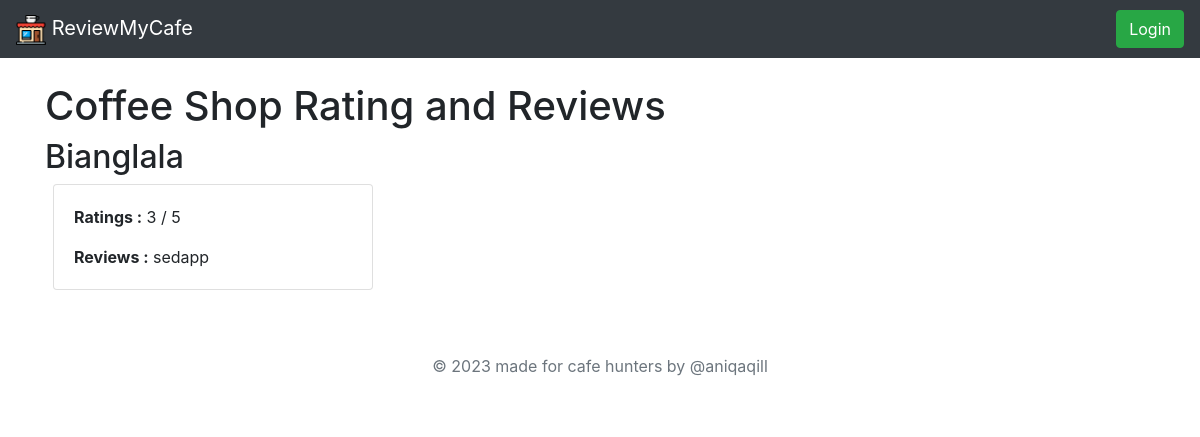
The page /shop_reviews/1/ on the database as committed earlier.
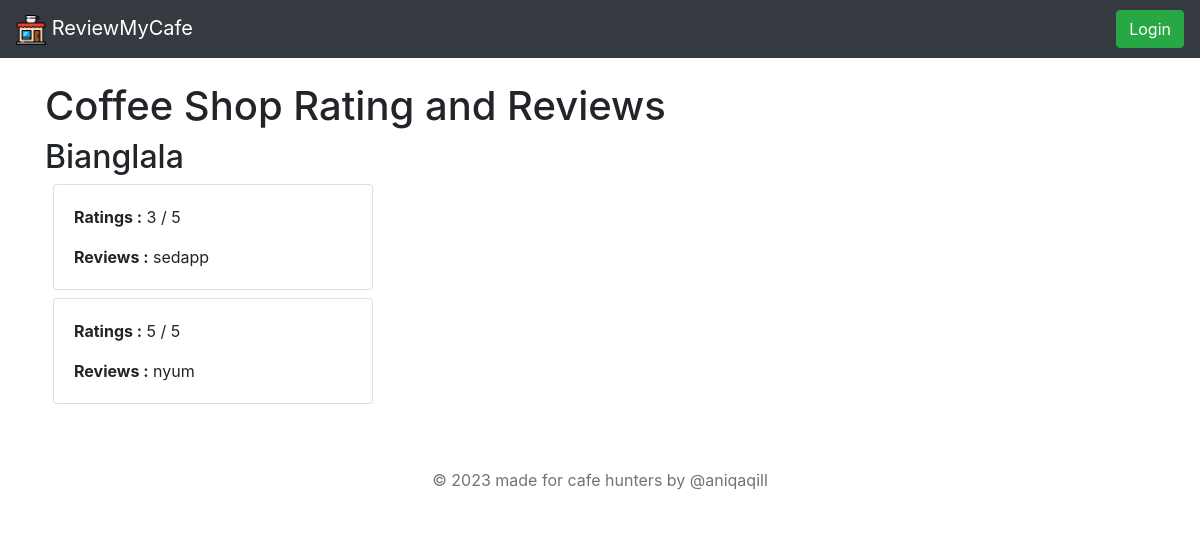
The same page on the database as committed later.
### coffeeshoplist/models.py (models this page shows)
class Rating(models.Model):
    coffee_shop = models.ForeignKey(CoffeeShop, on_delete=models.CASCADE)
    user = models.ForeignKey(User, on_delete=models.CASCADE)
    rating = models.IntegerField()
    review = models.TextField(blank=True)

### coffeeshoplist/views.py (the view)
# urls.py: path('shop_reviews/<int:coffee_shop_id>/', views.shopreviews, name='shop_reviews'),
def shopreviews(request, coffee_shop_id):
    coffee_shop = CoffeeShop.objects.get(id=coffee_shop_id)
    ratings = Rating.objects.filter(coffee_shop=coffee_shop)
    return render(request, 'shop_reviews.html', {'coffee_shop': coffee_shop, 'ratings': ratings})

### coffeeshoplist/templates/shop_reviews.html (shortened to what this page needs)
{% extends 'base.html' %}
    {% block content %}
    <h1>Coffee Shop Rating and Reviews</h1>
    <h2>{{ coffee_shop.name }}</h2>
 {% for rating in ratings %}
      <div class="card mx-2 my-2" style="width: 20rem">
        <div class="card-body">
          <p class="card-text"> <Strong>Ratings :</Strong> {{ rating.rating }} / 5 </p>
          <p class="card-text"> <Strong>Reviews :</Strong> {{ rating.review }}</p>
        </div>
      </div>
      {% endfor %}
    {% endblock %}

Rows that differ between the two databases and show on the page:
added Rating: rating "5", review "nyum"
